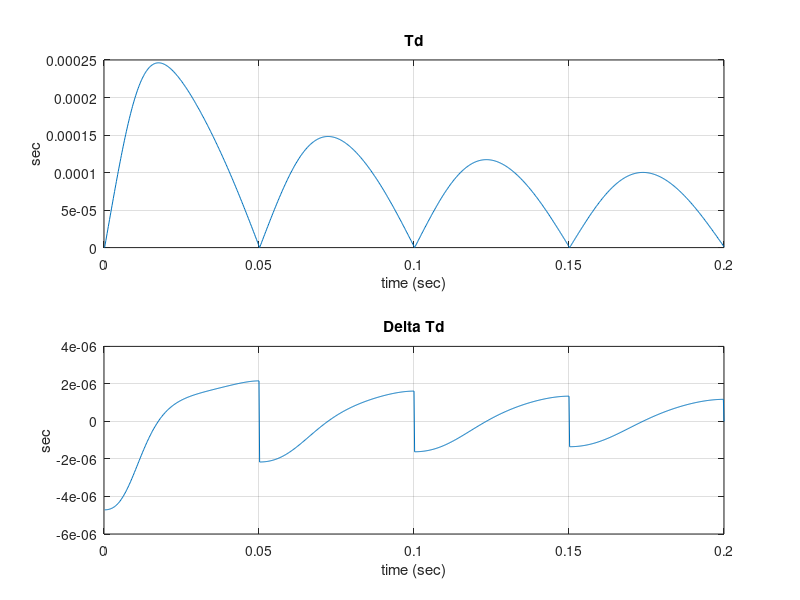
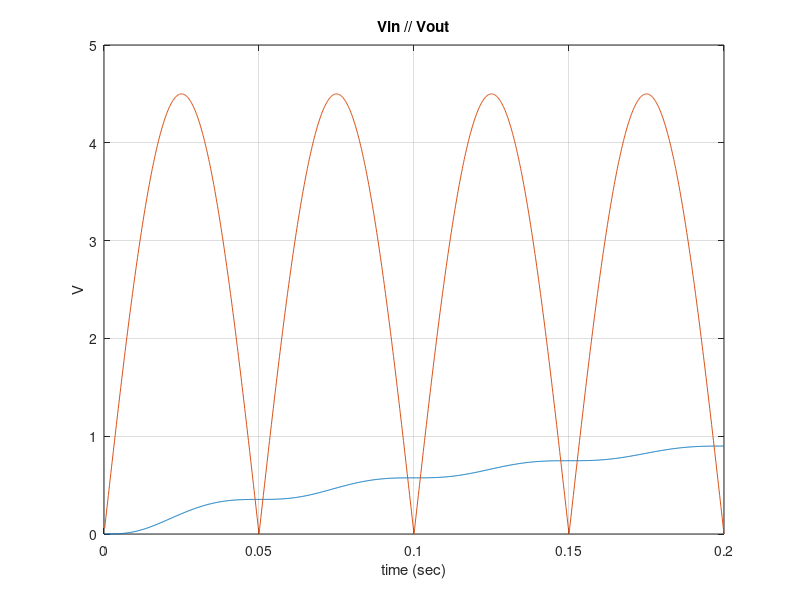
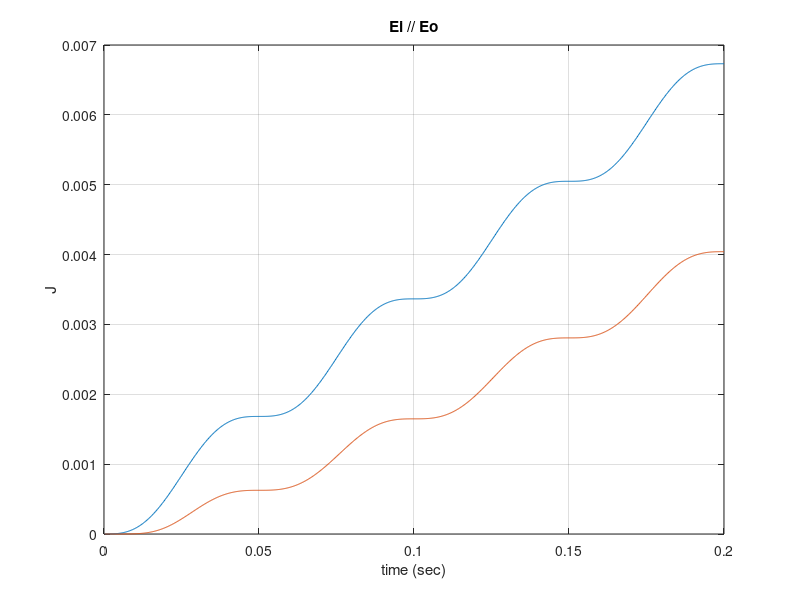
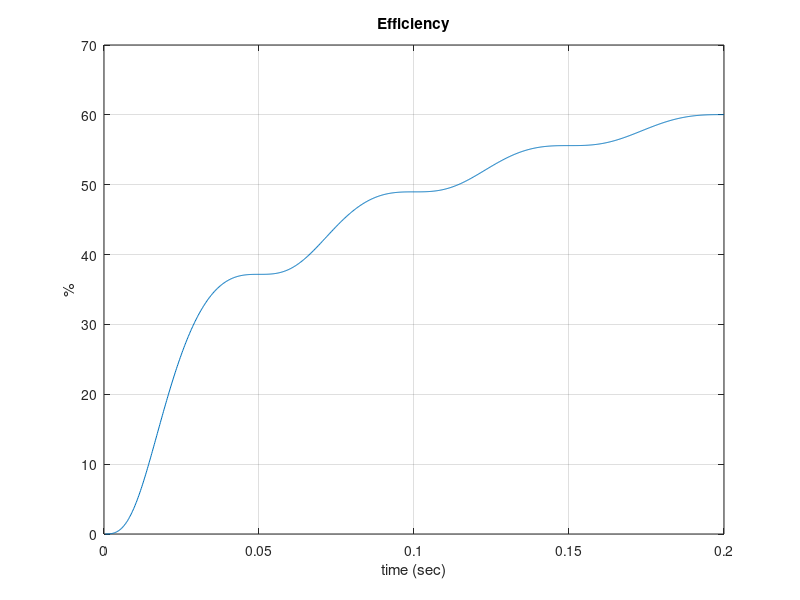

Source code (MATLAB) for these figures, in order:
%%%%%%%%%%%%%%%%%%%%%%%%%%%%%%%%%%%%%%%%%%%%%%%%%%%%%%%%%%%%%%%%%%
%%%%%%%%                 Initialisation                   %%%%%%%%
%%%%%%%%%%%%%%%%%%%%%%%%%%%%%%%%%%%%%%%%%%%%%%%%%%%%%%%%%%%%%%%%%%
L = 470e-6; % 470 uH
C=10e-3;  %10 mF
Vd=300e-3;  % 300 mV
Vip = 9;
f = 10;
T = 1/f;
W = 2*pi*f;
Vo = 0; % Vo initial =0
Ton = 25e-6;  %25 us
Tck = 200e-6;  %200 us

%% Input the simulation time

prompt = {'Enter simulation time in sec:'};
dlg_title = 'Input';
num_lines = 1;
defaultans = {'0.2'};
answer = inputdlg(prompt,dlg_title,num_lines,defaultans);
time = str2num(cell2mat(answer));
N=time/200e-6;  %t = N*Tck = 1000*200us = 200 ms


t = Tck*(1:N); %Horizontal axis scale
Vi = Vip*sin(W*t);
Vi = abs(Vi)/2;
%Vi = ones(1,N)*9;
%plot(t,Vi)
Ip = 0;
Td = zeros(1,N);
V = zeros(1,N);
Ei = zeros(1,N);

DeltaT = zeros(1,N);;

%%%%%%%%%%%%%%%%%%%%%%%%%%%%%%%%%%%%%%%%%%%%%%%%%%%%%%%%%%%%%%%%%%
%%%%%%%%                    For loop                      %%%%%%%%
%%%%%%%%%%%%%%%%%%%%%%%%%%%%%%%%%%%%%%%%%%%%%%%%%%%%%%%%%%%%%%%%%%
for i = 1:(N-1) 
Ip = Vi(i)*Ton/L;
Ei(i+1) = (Ton*Vi(i))^2/(2*L)+Ei(i);
v=V(i);
v=(L*Ip^2)/(2*C*(v+Vd))+v;
V(i+1) = v;

Td(i+1) = (L*Ip)/(Vd+v);
DeltaT(i) = Td(i)-Td(i+1);
end

%% Energy and efficiency calculaion
Eo = C/2*V.^2;
eff = 100*Eo./Ei;


%%%%%%%%%%%%%%%%%%%%%%%%%%%%%%%%%%%%%%%%%%%%%%%%%%%%%%%%%%%%%%%%%%
%%%%%%%%                      Plot                        %%%%%%%%
%%%%%%%%%%%%%%%%%%%%%%%%%%%%%%%%%%%%%%%%%%%%%%%%%%%%%%%%%%%%%%%%%%

%% Discharge time
figure
subplot(2, 1, 1);
plot(t,Td)
title('Td');
xlabel('time (sec)')
ylabel('sec')
grid on
subplot(2, 1, 2);
plot(t,DeltaT);
xlabel('time (sec)')
ylabel('sec')
title('Delta Td');
grid on

%% Voltage
figure
plot(t,V)
title('Vin // Vout')
xlabel('time (sec)')
ylabel('V')
grid on
hold
plot(t,Vi)

%% Energy
figure
plot(t,Ei)
title('Ei // Eo')
xlabel('time (sec)')
ylabel('J')
grid on
hold 
plot(t,Eo);

%% Effieciency
figure
plot(t,eff);
xlabel('time (sec)')
ylabel('%')
title('Efficiency');
grid on

